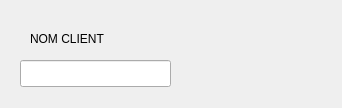
<?xml version="1.0" encoding="UTF-8"?>
<ui version="4.0">
 <class>OctoClientManagerView</class>
 <widget class="QDialog" name="OctoClientManagerView">
  <property name="geometry">
   <rect>
    <x>0</x>
    <y>0</y>
    <width>342</width>
    <height>108</height>
   </rect>
  </property>
  <property name="windowTitle">
   <string>OctoClient</string>
  </property>
  <property name="styleSheet">
   <string notr="true"/>
  </property>
  <widget class="QLabel" name="label">
   <property name="geometry">
    <rect>
     <x>30</x>
     <y>30</y>
     <width>111</width>
     <height>17</height>
    </rect>
   </property>
   <property name="text">
    <string>NOM CLIENT</string>
   </property>
  </widget>
  <widget class="QLineEdit" name="editClientName">
   <property name="geometry">
    <rect>
     <x>20</x>
     <y>60</y>
     <width>151</width>
     <height>27</height>
    </rect>
   </property>
  </widget>
  <widget class="QWidget" name="widget" native="true">
   <property name="geometry">
    <rect>
     <x>210</x>
     <y>20</y>
     <width>81</width>
     <height>71</height>
    </rect>
   </property>
  </widget>
 </widget>
 <resources/>
 <connections/>
</ui>
